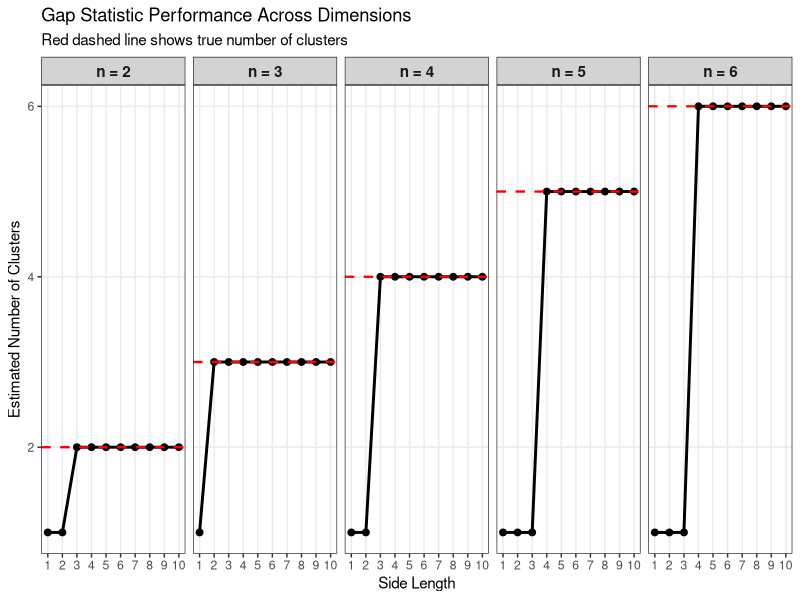
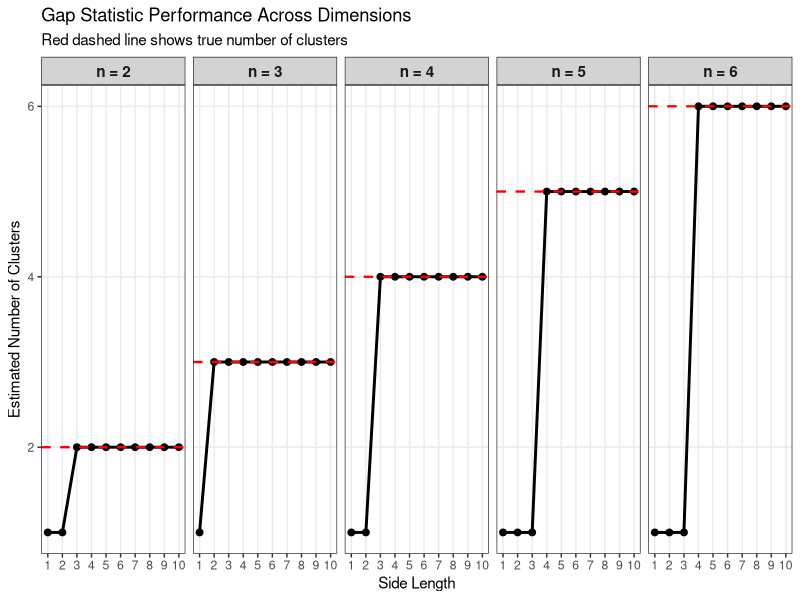

Write R code to recreate these figures, in order.
library(tidyverse)
library(ggplot2)
# non interactive run
pdf(NULL)

results_long <- read_csv("task1/task1_data.csv")
# Create the plot
ggplot(results_long, aes(x = side_length, y = optimal_k)) +
  geom_line(linewidth = 1) +
  geom_point(size = 2) +
  geom_hline(aes(yintercept = dimensions), 
             linetype = "dashed", 
             color = "red", 
             linewidth = 0.8) +
  facet_wrap(~ dimensions, nrow = 1, ncol = 5,
             labeller = labeller(dimensions = function(x) paste("n =", x))) +
  scale_x_continuous(breaks = 1:10) +
  labs(
    x = "Side Length",
    y = "Estimated Number of Clusters",
    title = "Gap Statistic Performance Across Dimensions",
    subtitle = "Red dashed line shows true number of clusters"
  ) +
  theme_bw() +
  theme(
    strip.background = element_rect(fill = "lightgray"),
    strip.text = element_text(size = 11, face = "bold"),
    panel.grid.minor = element_blank()
  )

# Save the plot
ggsave("task1/task1_figure.png", width = 10, height = 5)